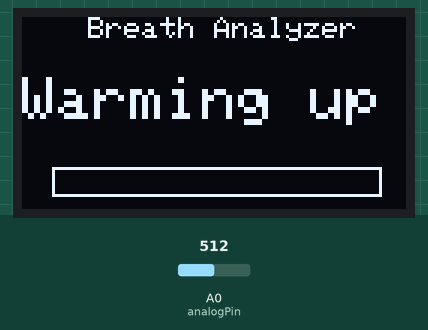
Simulated run of this sketch. Board: Arduino Uno, built with avr-gcc and run on an emulated ATmega328P. Shown: 128×64 one-colour display. The test bench sets the inputs (shaded band); at power-on: A0 (analogPin) = 512.

Above: at 0.2 s.
At 27.2 s:
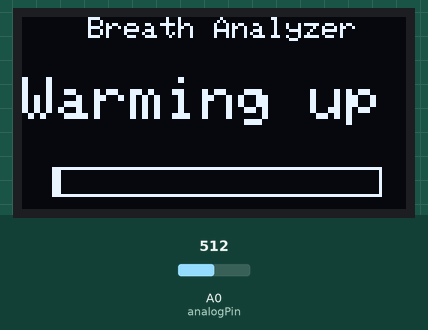
At 45.2 s:
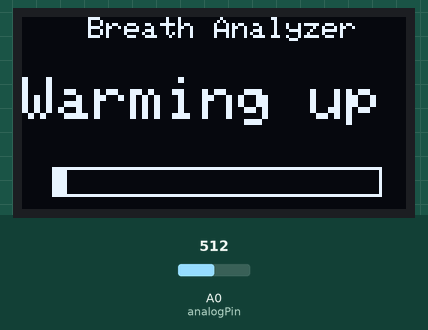
At 63.2 s:
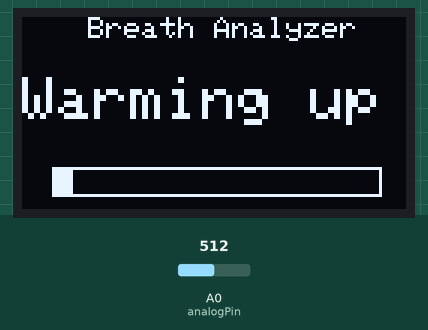
At 90.2 s:
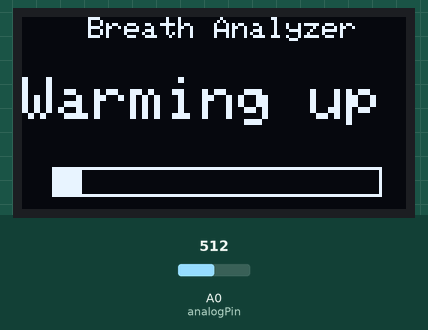
At 126.2 s:
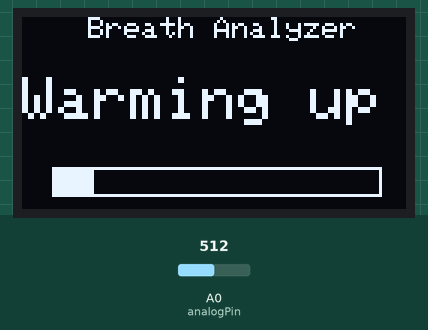

The sketch:

Arduino_Breathalyzer.ino
```cpp
/////////////////////////////////////////////////////////////////
//             Arduino Breathalyzer Project             v1.01  //
//       Get the latest version of the code here:              //
//      http://educ8s.tv/arduino-breathalyzer-project          //
/////////////////////////////////////////////////////////////////

#include <SPI.h>
#include <Wire.h>
#include <Adafruit_GFX.h>
#include <Adafruit_SSD1306.h>

#define OLED_RESET 4
int TIME_UNTIL_WARMUP = 900;
unsigned long time;


int analogPin = 0;
int val = 0;
Adafruit_SSD1306 display(OLED_RESET);


void setup() {

  display.begin(SSD1306_SWITCHCAPVCC, 0x3C);
  display.clearDisplay();
}


void loop() {

  delay(100);

  val = readAlcohol();
  printTitle();
  printWarming();

  time = millis() / 1000;

  if (time <= TIME_UNTIL_WARMUP) {
    time = map(time, 0, TIME_UNTIL_WARMUP, 0, 100);
    display.drawRect(10, 50, 110, 10, WHITE);  //Empty Bar
    display.fillRect(10, 50, time, 10, WHITE);
  } else {
    printTitle();
    printAlcohol(val);
    printAlcoholLevel(val);
  }
  display.display();
}


void printTitle() {
  display.clearDisplay();
  display.setTextSize(1);
  display.setTextColor(WHITE);
  display.setCursor(22, 0);
  display.println("Breath Analyzer");
}

void printWarming() {
  display.setTextSize(2);
  display.setTextColor(WHITE);
  display.setCursor(0, 20);
  display.println("Warming up");
}

void printAlcohol(int value) {
  display.setTextSize(2);
  display.setTextColor(WHITE);
  display.setCursor(45, 25);
  display.println(val);
}

void printAlcoholLevel(int value) {
  display.setTextSize(1);
  display.setTextColor(WHITE);
  display.setCursor(10, 55);

  if (value < 200) {
    display.println("You are sober.");
  }
  if (value >= 200 && value < 280) {
    display.println("You had a beer.");
  }
  if (value >= 280 && value < 350) {
    display.println("Two or more beers.");
  }
  if (value >= 350 && value < 450) {
    display.println("I smell Oyzo!");
  }
  if (value > 450) {
    display.println("You are drunk!");
  }
}

int readAlcohol() {
  int val = 0;
  int val1;
  int val2;
  int val3;


  display.clearDisplay();
  val1 = analogRead(analogPin);
  delay(10);
  val2 = analogRead(analogPin);
  delay(10);
  val3 = analogRead(analogPin);

  val = (val1 + val2 + val3) / 3;
  return val;
}
```
